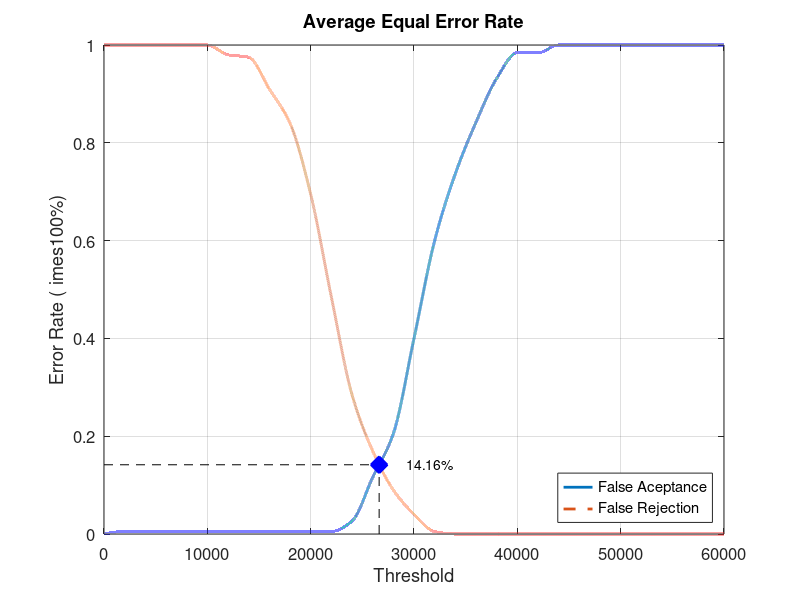
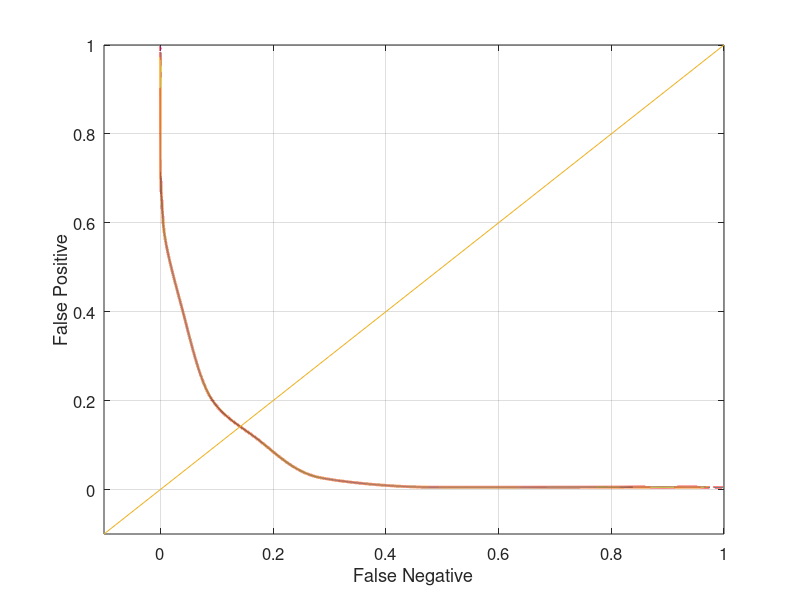

MATLAB code for these plots, in order:
close all;
clear;
clc;
x = 0:2000:60000;
xq = 0:0.5:60000;

y0 = [0 0.00526316 0.00526316 0.00526316 0.00526316 0.00526316 0.00526316 0.00526316 0.00526316 0.00526316 0.00526316 0.00526316 0.0263158 0.115789 0.205263 0.4 0.6 0.736842 0.842105 0.931579 0.984211 0.984211 1 1 1 1 1 1 1 1 1]
yy0 = interp1(x, y0, xq, 'pchip');
y1 = [1 1 1 1 1 1 0.98 0.975 0.91 0.84 0.695 0.485 0.285 0.17 0.09 0.04 0.005 0 0 0 0 0 0 0 0 0 0 0 0 0 0]
yy1 = interp1(x, y1, xq, 'pchip');

% Calculating EER: 
y2 = abs(y0 - y1);
find(y2 == min(y2))
yy2 = abs(yy0 - yy1);
xEER = find(yy2 == min(yy2));
xEERIndex = xq(xEER) % X-axis EER
yEER = yy0(xEER) % Y-axis EER

main = figure
plot(xq, yy0,'-','LineWidth', 2);	hold on
plot(xq, yy1,'--','LineWidth', 2);	hold on
plot([xEERIndex xEERIndex], [0 yEER], 'k--');	hold on
plot([0 xEERIndex], [yEER yEER], 'k--');	hold on
plot(xEERIndex, yEER, 'bx', 'LineWidth', 10);	hold on
text(xEERIndex + 10 * xEERIndex / 100, yEER, [num2str(round((10000 * yEER)) / 100) '%'])
legend('False Aceptance', 'False Rejection', 'Location', 'SouthEast')
xlabel('Threshold')
ylabel('Error Rate (	imes100%)')
title('Average Equal Error Rate')
set(gca, 'FontSize', 12)
axis([0 60000 0 1])
grid on

print(main, 'Database2_4Main', '-dpng');
FNRxFPR = figure('Color', [1 1 1]);
plot(yy1, yy0, '-', yy1, yy0, 'LineWidth', 2);
hold on
y = -0.1:0.1:1
plot(y, y); 
set(gca, 'FontSize', 12)
xlabel('False Negative')
ylabel('False Positive')
axis([-0.1 1 -0.1 1])
set(gca, 'FontSize', 12)
grid on

print(FNRxFPR, 'Database2_4FNRxFPR','-dpng');
